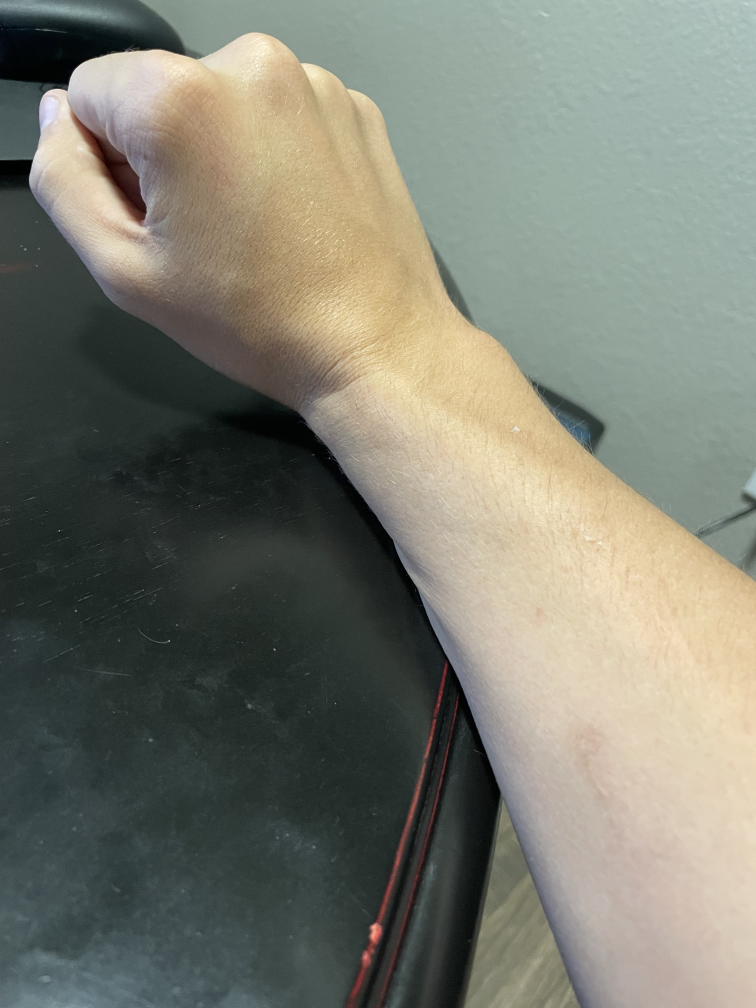
//> input picture Resources/Arm1.jpg, 3024 x 4032 px, given in place of Avatar.mp4, which was not available (shown at 1/4 size)
$ ./E1   (built with g++ and OpenCV 4)
//> lines starting //> are read from the running program, lines starting //| are printed output that depends on the picture; pictures that were not available may be replaced by others from this repository, and a replacement may not be noted
#include <opencv2/opencv.hpp>
#include <stdio.h>
#include <iostream>


int main(int argc, char** argv){

    cv::VideoCapture cap;
    cv::namedWindow("RGB",cv::WINDOW_AUTOSIZE);
    cv::namedWindow("Gray",cv::WINDOW_AUTOSIZE);
    cv::namedWindow("Canny Edge",cv::WINDOW_AUTOSIZE);
    cv::namedWindow("Combo",cv::WINDOW_AUTOSIZE);
    cap.open("../Resources/Avatar.mp4");

    cv::Mat img_rgb, img_gray, img_cny, img_combo, holder;
    cv::Mat grayrgb, cnyrgb;


    // Format the image to be the right dimensions without actually modifying the original file
    // holder = cv::Mat::zeros(cap.get(cv::CAP_PROP_FRAME_HEIGHT),cap.get(cv::CAP_PROP_FRAME_WIDTH), cap.get(cv::CAP_PROP_CODEC_PIXEL_FORMAT));
    cap >> img_rgb;
//> img_rgb is the input picture: 4032 rows x 3024 cols, CV_8UC3; mean B, G, R 113, 124.8, 123.3
    cv::pyrDown(img_rgb,img_rgb);
//> img_rgb: 2016 rows x 1512 cols, CV_8UC3

    // Make the combo the same dimensions as the holder after pyramid down compression
    img_combo = cv::Mat::zeros(img_rgb.rows,img_rgb.cols*3,img_rgb.type());
    cv::Mat combo1 = img_combo.colRange(0,img_combo.cols/3);
    cv::Mat combo2 = img_combo.colRange(img_combo.cols/3,2*img_combo.cols/3);
    cv::Mat combo3 = img_combo.colRange(2*img_combo.cols/3,img_combo.cols);

    while(1){

        cap >> img_rgb;
        if(img_rgb.empty()) break;


        cv::pyrDown(img_rgb,img_rgb);
        cv::cvtColor(img_rgb, img_gray,cv::COLOR_RGB2GRAY);
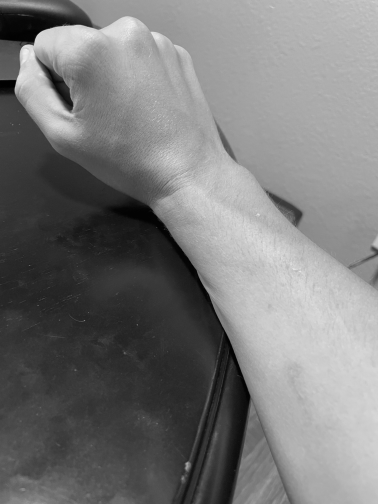
//> img_gray: 2016 rows x 1512 cols, CV_8UC1 (shown at 1/4 size); min 0, max 245, mean 121.1
        cv::Canny(img_gray,img_cny,30.0, 60, 3);
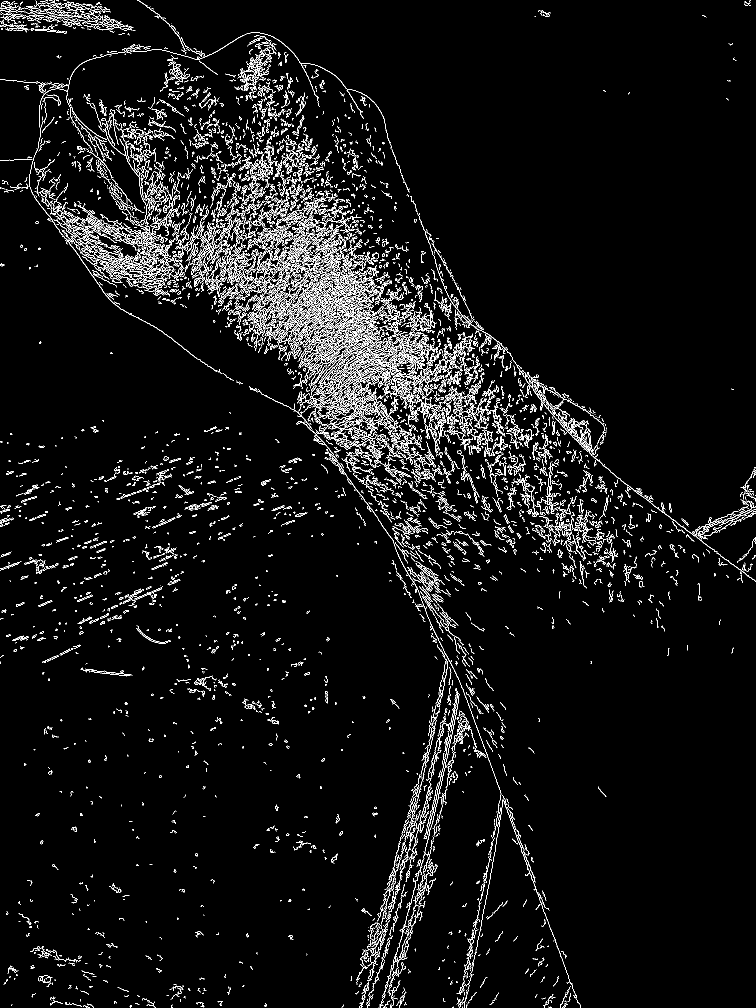
//> img_cny: 2016 rows x 1512 cols, CV_8UC1 (shown at 1/2 size); 4.9% white in thin lines or dots

        cv::cvtColor(img_gray,grayrgb,cv::COLOR_GRAY2RGB);
        cv::cvtColor(img_cny,cnyrgb,cv::COLOR_GRAY2RGB);
//> cnyrgb: 2016 rows x 1512 cols, CV_8UC3; 4.9% white in thin lines or dots
        img_rgb.copyTo(combo1);
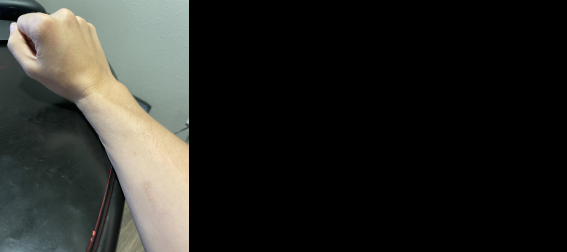
//> img_combo: 2016 rows x 4536 cols, CV_8UC3 (shown at 1/8 size); mean B, G, R 37.6, 41.6, 41.1
        grayrgb.copyTo(combo2);
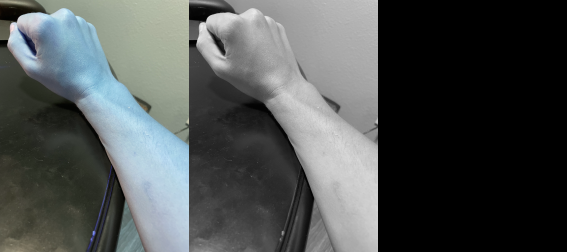
//> img_combo: 2016 rows x 4536 cols, CV_8UC3 (shown at 1/8 size); mean R, G, B 78, 82, 81.5
        cnyrgb.copyTo(combo3);
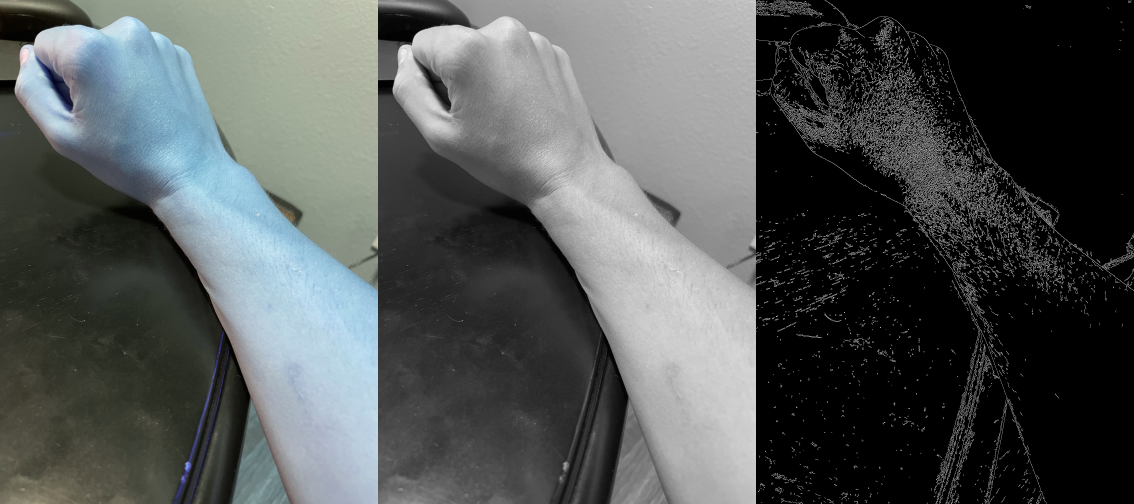
//> img_combo: 2016 rows x 4536 cols, CV_8UC3 (shown at 1/4 size); mean R, G, B 82.1, 86.1, 85.6

        cv::imshow("RGB",img_rgb);
        cv::imshow("Gray",img_gray);
        cv::imshow("Canny Edge",img_cny);
        cv::imshow("Combo",img_combo);

        if(cv::waitKey(33) == 27) break;
//> the Esc key is pressed

    }
    cap.release();
    cv::destroyAllWindows();

    return 0;

}

$ run again, on Resources/Arm2.jpg
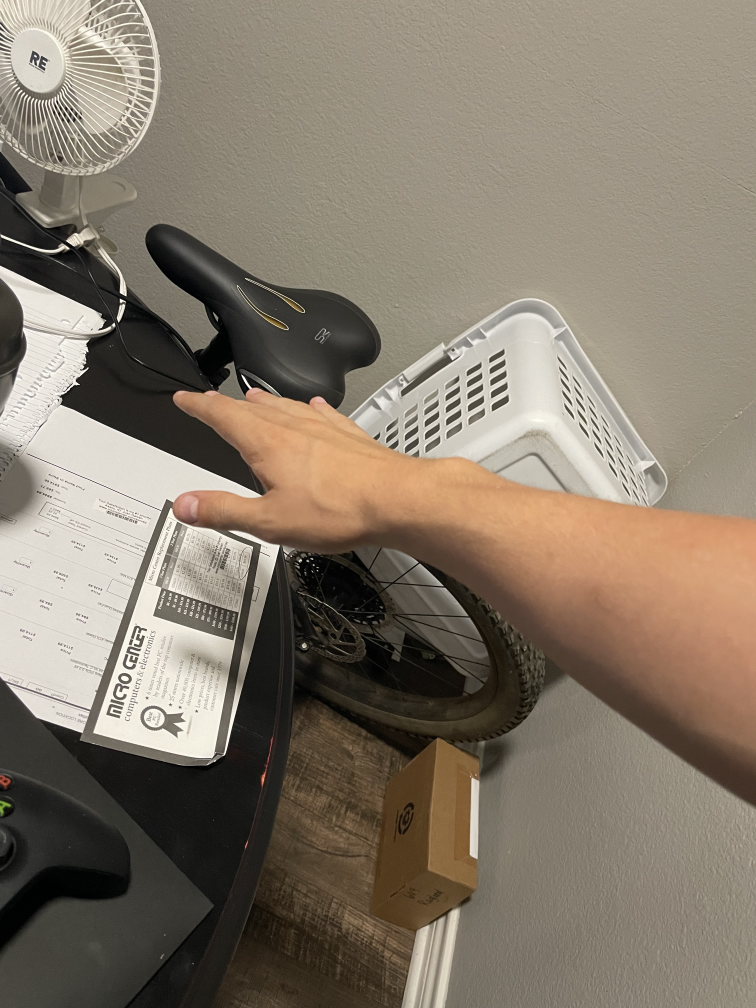
//> input picture Resources/Arm2.jpg, 3024 x 4032 px, given in place of Avatar.mp4, which was not available (shown at 1/4 size)
//> img_rgb is the input picture: 4032 rows x 3024 cols, CV_8UC3; mean B, G, R 106.8, 121.5, 132.7
//> img_rgb: 2016 rows x 1512 cols, CV_8UC3
//> `cv::Canny(img_gray,img_cny,30.0, 60, 3);`:
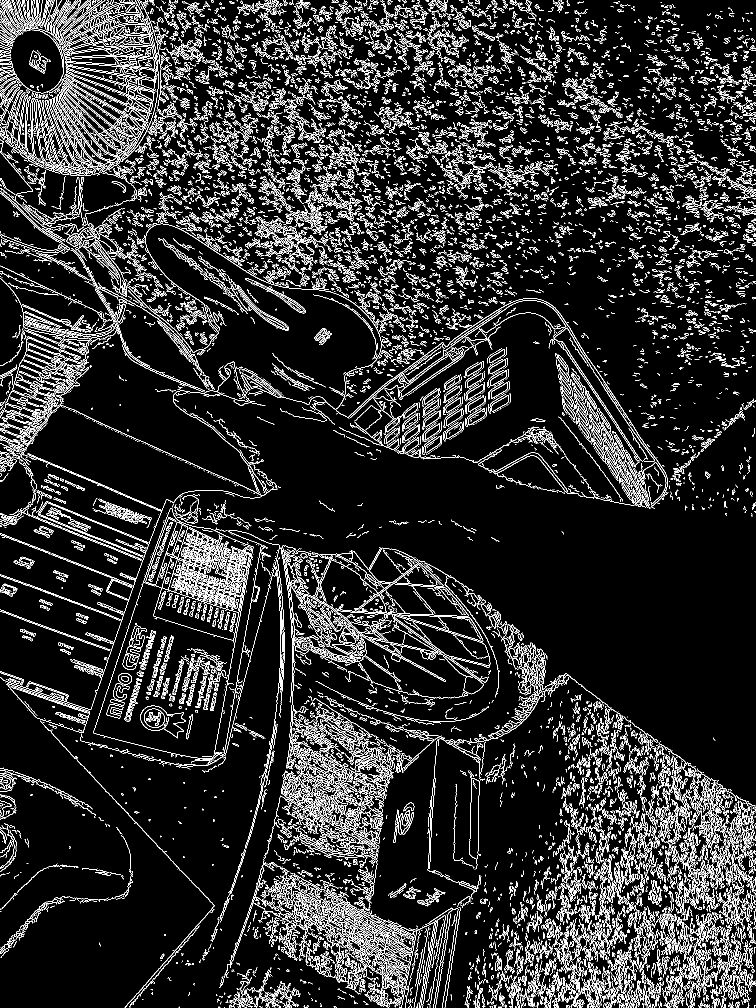
//> img_cny: 2016 rows x 1512 cols, CV_8UC1 (shown at 1/2 size); 11.3% white in thin lines or dots
//> cnyrgb: 2016 rows x 1512 cols, CV_8UC3; 11.3% white in thin lines or dots
//> `cnyrgb.copyTo(combo3);`:
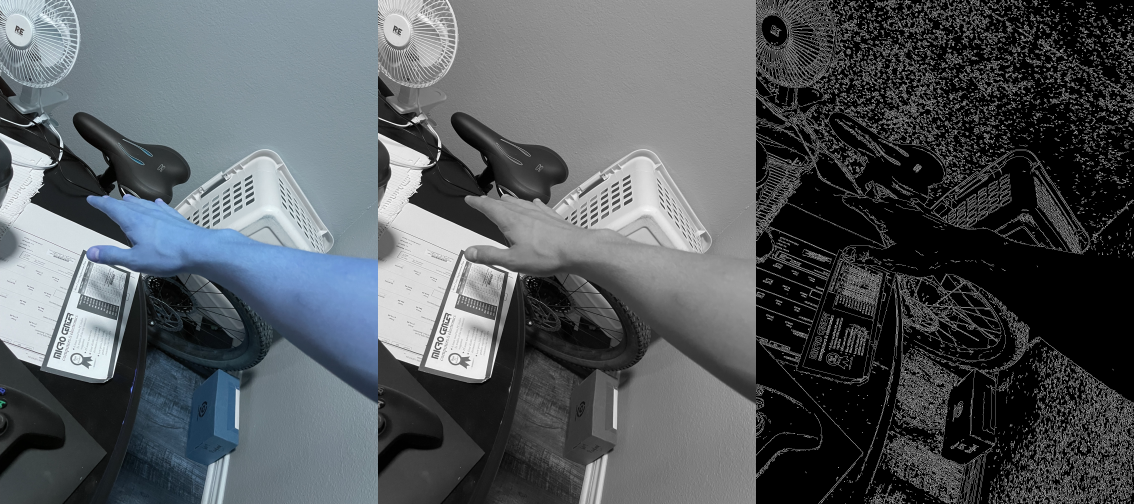
//> img_combo: 2016 rows x 4536 cols, CV_8UC3 (shown at 1/4 size); mean R, G, B 84.7, 89.6, 93.3

$ run again, on Resources/Arm3.jpg
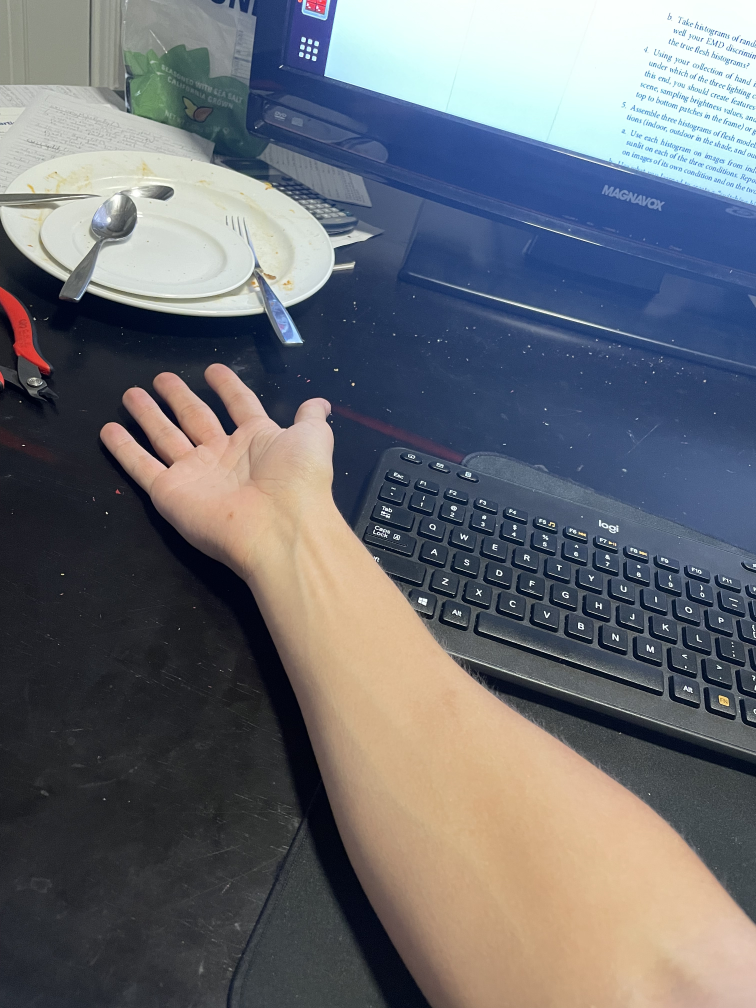
//> input picture Resources/Arm3.jpg, 3024 x 4032 px, given in place of Avatar.mp4, which was not available (shown at 1/4 size)
//> img_rgb is the input picture: 4032 rows x 3024 cols, CV_8UC3; mean B, G, R 115.1, 109.2, 106.5
//> img_rgb: 2016 rows x 1512 cols, CV_8UC3
//> `cv::Canny(img_gray,img_cny,30.0, 60, 3);`:
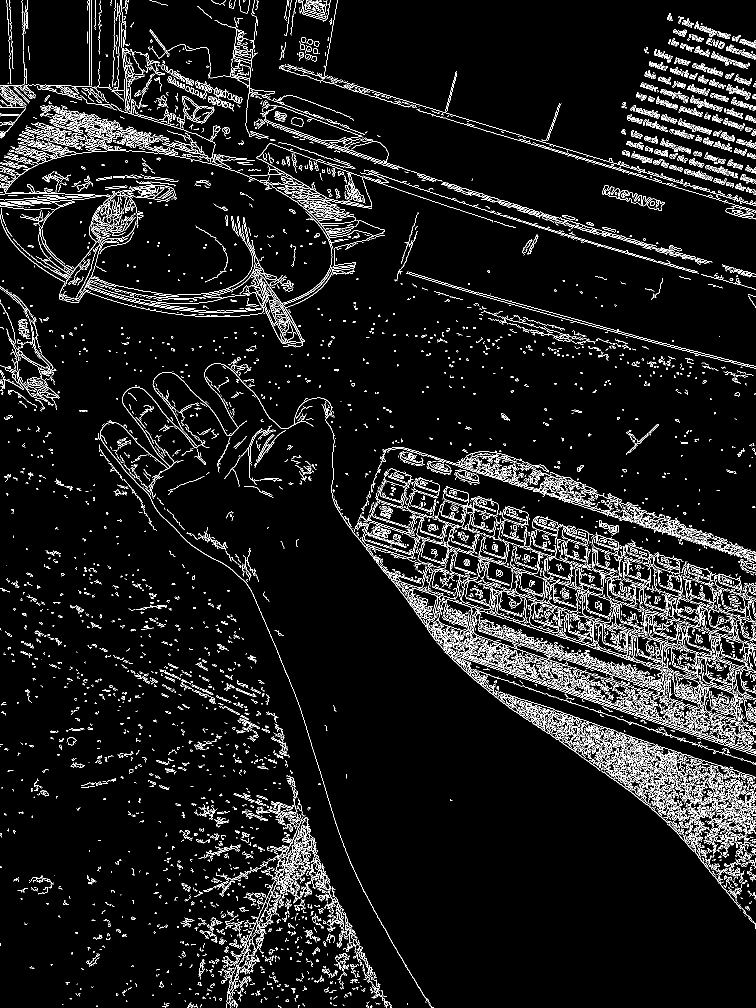
//> img_cny: 2016 rows x 1512 cols, CV_8UC1 (shown at 1/2 size); 6.7% white in thin lines or dots
//> cnyrgb: 2016 rows x 1512 cols, CV_8UC3; 6.7% white in thin lines or dots
//> `cnyrgb.copyTo(combo3);`:
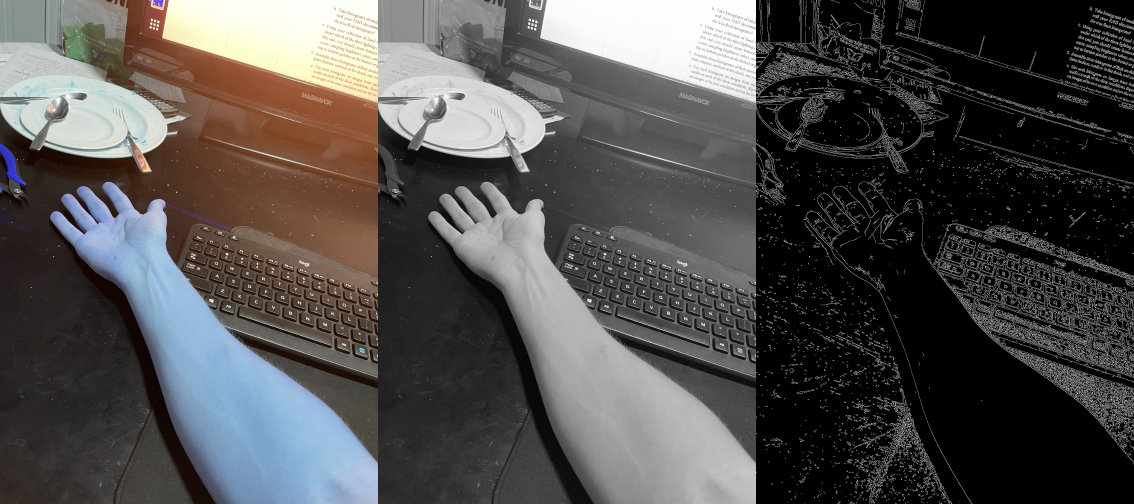
//> img_combo: 2016 rows x 4536 cols, CV_8UC3 (shown at 1/4 size); mean R, G, B 80.9, 79, 78.1
